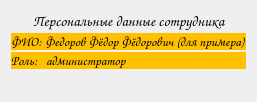
        <widget class="QWidget" name="page_1_for_all">
         <layout class="QVBoxLayout" name="verticalLayout_3">
          <item>
           <layout class="QVBoxLayout" name="verticalLayout_4" stretch="1,1,1,10">
            <property name="spacing">
             <number>2</number>
            </property>
            <property name="sizeConstraint">
             <enum>QLayout::SetMaximumSize</enum>
            </property>
            <item>
             <layout class="QHBoxLayout" name="horizontalLayout_6">
              <item>
               <widget class="QLabel" name="label_3">
                <property name="sizePolicy">
                 <sizepolicy hsizetype="Preferred" vsizetype="Minimum">
                  <horstretch>0</horstretch>
                  <verstretch>0</verstretch>
                 </sizepolicy>
                </property>
                <property name="font">
                 <font>
                  <family>Comic Sans MS</family>
                  <pointsize>11</pointsize>
                  <weight>50</weight>
                  <italic>false</italic>
                  <bold>false</bold>
                 </font>
                </property>
                <property name="text">
                 <string>Персональные данные сотрудника</string>
                </property>
                <property name="alignment">
                 <set>Qt::AlignCenter</set>
                </property>
               </widget>
              </item>
             </layout>
            </item>
            <item>
             <layout class="QHBoxLayout" name="horizontalLayout_4">
              <property name="spacing">
               <number>0</number>
              </property>
              <property name="sizeConstraint">
               <enum>QLayout::SetDefaultConstraint</enum>
              </property>
              <item>
               <widget class="QLabel" name="label_4">
                <property name="sizePolicy">
                 <sizepolicy hsizetype="Fixed" vsizetype="Minimum">
                  <horstretch>0</horstretch>
                  <verstretch>0</verstretch>
                 </sizepolicy>
                </property>
                <property name="maximumSize">
                 <size>
                  <width>35</width>
                  <height>30</height>
                 </size>
                </property>
                <property name="baseSize">
                 <size>
                  <width>0</width>
                  <height>30</height>
                 </size>
                </property>
                <property name="font">
                 <font>
                  <family>Comic Sans MS</family>
                  <pointsize>10</pointsize>
                  <weight>50</weight>
                  <italic>false</italic>
                  <bold>false</bold>
                 </font>
                </property>
                <property name="styleSheet">
                 <string notr="true">background-color: rgb(255,192,0);</string>
                </property>
                <property name="text">
                 <string>ФИО: </string>
                </property>
               </widget>
              </item>
              <item>
               <widget class="QLabel" name="lbl_fio">
                <property name="sizePolicy">
                 <sizepolicy hsizetype="Fixed" vsizetype="Minimum">
                  <horstretch>0</horstretch>
                  <verstretch>0</verstretch>
                 </sizepolicy>
                </property>
                <property name="minimumSize">
                 <size>
                  <width>0</width>
                  <height>0</height>
                 </size>
                </property>
                <property name="maximumSize">
                 <size>
                  <width>16777213</width>
                  <height>30</height>
                 </size>
                </property>
                <property name="baseSize">
                 <size>
                  <width>0</width>
                  <height>30</height>
                 </size>
                </property>
                <property name="font">
                 <font>
                  <family>Comic Sans MS</family>
                  <pointsize>10</pointsize>
                  <weight>50</weight>
                  <italic>false</italic>
                  <bold>false</bold>
                 </font>
                </property>
                <property name="styleSheet">
                 <string notr="true">background-color: rgb(255,192,0);</string>
                </property>
                <property name="text">
                 <string>Федоров Фёдор Фёдорович (для примера)</string>
                </property>
               </widget>
              </item>
             </layout>
            </item>
            <item>
             <layout class="QHBoxLayout" name="horizontalLayout_3">
              <property name="spacing">
               <number>0</number>
              </property>
              <property name="sizeConstraint">
               <enum>QLayout::SetMinimumSize</enum>
              </property>
              <item>
               <widget class="QLabel" name="label_2">
                <property name="sizePolicy">
                 <sizepolicy hsizetype="Preferred" vsizetype="Minimum">
                  <horstretch>0</horstretch>
                  <verstretch>0</verstretch>
                 </sizepolicy>
                </property>
                <property name="maximumSize">
                 <size>
                  <width>35</width>
                  <height>30</height>
                 </size>
                </property>
                <property name="font">
                 <font>
                  <family>Comic Sans MS</family>
                  <pointsize>10</pointsize>
                  <weight>50</weight>
                  <italic>false</italic>
                  <bold>false</bold>
                 </font>
                </property>
                <property name="styleSheet">
                 <string notr="true">background-color: rgb(255,192,0);</string>
                </property>
                <property name="text">
                 <string>Роль:</string>
                </property>
               </widget>
              </item>
              <item>
               <widget class="QLabel" name="lbl_role">
                <property name="sizePolicy">
                 <sizepolicy hsizetype="Preferred" vsizetype="Minimum">
                  <horstretch>0</horstretch>
                  <verstretch>0</verstretch>
                 </sizepolicy>
                </property>
                <property name="minimumSize">
                 <size>
                  <width>0</width>
                  <height>0</height>
                 </size>
                </property>
                <property name="maximumSize">
                 <size>
                  <width>16777215</width>
                  <height>30</height>
                 </size>
                </property>
                <property name="font">
                 <font>
                  <family>Comic Sans MS</family>
                  <pointsize>10</pointsize>
                  <weight>50</weight>
                  <italic>false</italic>
                  <bold>false</bold>
                 </font>
                </property>
                <property name="styleSheet">
                 <string notr="true">background-color: rgb(255,192,0);</string>
                </property>
                <property name="text">
                 <string>администратор</string>
                </property>
               </widget>
              </item>
             </layout>
            </item>
            <item>
             <layout class="QHBoxLayout" name="horizontalLayout_7" stretch="1,2,1">
              <item>
               <spacer name="horizontalSpacer_4">
                <property name="orientation">
                 <enum>Qt::Horizontal</enum>
                </property>
                <property name="sizeHint" stdset="0">
                 <size>
                  <width>40</width>
                  <height>20</height>
                 </size>
                </property>
               </spacer>
              </item>
              <item>
               <widget class="QLabel" name="lbl_photo">
                <property name="sizePolicy">
                 <sizepolicy hsizetype="Minimum" vsizetype="Minimum">
                  <horstretch>0</horstretch>
                  <verstretch>0</verstretch>
                 </sizepolicy>
                </property>
                <property name="text">
                 <string/>
                </property>
                <property name="textFormat">
                 <enum>Qt::AutoText</enum>
                </property>
                <property name="pixmap">
                 <pixmap>img/Миронов.jpeg</pixmap>
                </property>
                <property name="scaledContents">
                 <bool>true</bool>
                </property>
                <property name="alignment">
                 <set>Qt::AlignJustify|Qt::AlignVCenter</set>
                </property>
                <property name="wordWrap">
                 <bool>false</bool>
                </property>
               </widget>
              </item>
              <item>
               <spacer name="horizontalSpacer_5">
                <property name="orientation">
                 <enum>Qt::Horizontal</enum>
                </property>
                <property name="sizeHint" stdset="0">
                 <size>
                  <width>40</width>
                  <height>20</height>
                 </size>
                </property>
               </spacer>
              </item>
             </layout>
            </item>
           </layout>
          </item>
         </layout>
        </widget>
